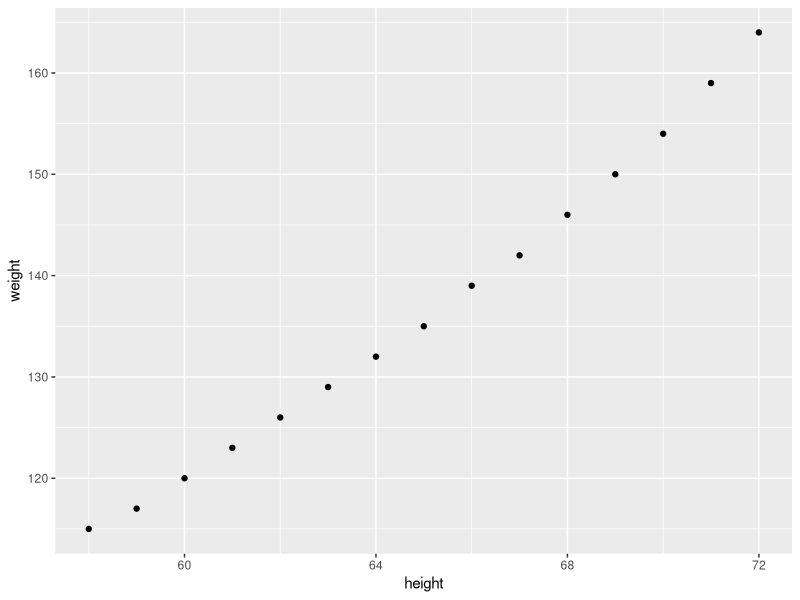

Reproduce this figure in R. (Note: this script raises an error after producing the figure.)
#This code chunk identifies my working directory 
#and sets it to where I want to save and fetch files
#TASK: fill in between the parentheses if needed. 
#If not needed, make the two lines a comment
getwd()
setwd()

#This brings the 'women' data into my environment from Base R (Run this)
women

#This code saves the women data as a dataframe with a new name
#TASK: Save the women dataset with a new name
women1 <-(women)


#This code chunk allows me to see the top 2 rows of my data
#TASK: Write the function that returns the top row
head (women1,2)

#This code chunk shows me the internal structure 
#Task: Write the function that shows the number of rows, columns, column names, class of columns   
str(women1)

#This code chunk shows me some basic summary stats
#Such as Min, Max, Mean. Quartiles...
#Task: Write the function that gives summary stats
summary(object = women1)

#This allows me to apply the function to just one certain column
#Task: Write the function to return the Mean of just the height column
mean(women1$height)

#This allows me to save one column as its own object ('values' in the Environment)
#Task: Write the function to create an object for just the Weight column 
#and write the function to create an object for just the Height column 
#(these should show as values in the environment window, not as datasets)
just_height<-(women1$height)
just_weight<-(women1$weight)

#This takes the individual objects ('values' in the Environment) and creates a dataframe
#I can see the Data in the Environment 
#Task: Write the function to create a data.frame from the height and weight values you just created
height_and_weight<-data.frame(just_height,just_weight)

#This code chunk creates a subset from my dataset
#Note that the subset only appears in the Console (not the Environment)
#Task: Write the function to create a subset of the data where the height is > 65
#If I wanted to save the subset, I would need to name it as done in the code above
subset(height_and_weight,just_height>65)

#This shows me how many rows are in my dataset and
#TASK: Write the function that returns the number of rows
nrow(height_and_weight)

#This shows me how many columns are in my dataset
#TASK: Write the function that returns the number of columns
ncol(height_and_weight)

#This also shows me how many rows and columns with just one function
#TASK: Write the function that returns the number of rows and columns with just one command
data.frame(table(height_and_weight))

#This code will install the ggplot2 package
#TASK: Write the function that installs the ggplot2 package
install.packages("ggplot2")

  
#This code calls the ggplot2 package so I can use its functions
#Task: Write the function that 'calls' the ggplot2 package
library("ggplot2")

#This produces a scatter plot of the height and weight columns
#Task: replace the dataset name and column names in the plot function below 
#to produce a scatter plot of height and weight
ggplot(women1, aes(x=height, y=weight)) + 
  geom_point()

#Optional 'Just for fun' TASK: Change the arguments for the geom point and see what happens to the plot
ggplot(datasetname, aes(x=columnname, y=columnname)) + 
  geom_point(shape = 21, colour = "black", fill = "white", size = 5, stroke = 5)
